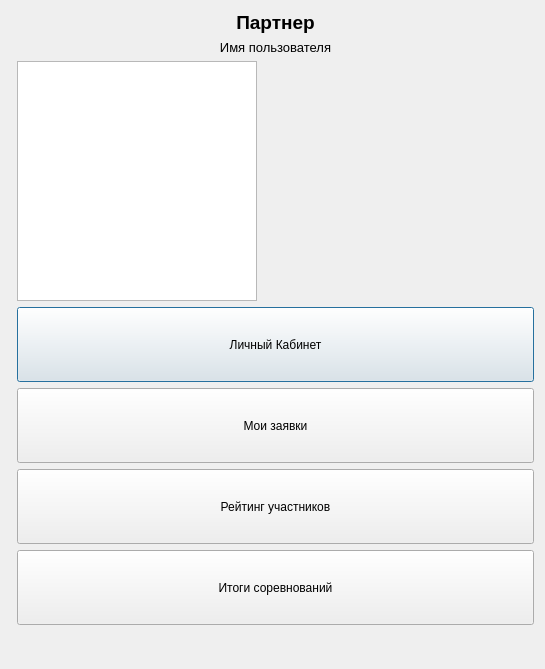
<?xml version="1.0" encoding="UTF-8"?>
<ui version="4.0">
 <class>Part</class>
 <widget class="QDialog" name="Part">
  <property name="geometry">
   <rect>
    <x>0</x>
    <y>0</y>
    <width>545</width>
    <height>669</height>
   </rect>
  </property>
  <property name="maximumSize">
   <size>
    <width>16777215</width>
    <height>16777215</height>
   </size>
  </property>
  <property name="windowTitle">
   <string>Dialog</string>
  </property>
  <layout class="QGridLayout" name="gridLayout_2">
   <item row="0" column="1">
    <layout class="QFormLayout" name="formLayout">
     <item row="1" column="1">
      <widget class="QLabel" name="LB_username">
       <property name="font">
        <font>
         <pointsize>10</pointsize>
        </font>
       </property>
       <property name="text">
        <string>Имя пользователя</string>
       </property>
       <property name="alignment">
        <set>Qt::AlignCenter</set>
       </property>
      </widget>
     </item>
     <item row="5" column="1">
      <widget class="QPushButton" name="PB_lk">
       <property name="minimumSize">
        <size>
         <width>100</width>
         <height>75</height>
        </size>
       </property>
       <property name="maximumSize">
        <size>
         <width>1000</width>
         <height>75</height>
        </size>
       </property>
       <property name="sizeIncrement">
        <size>
         <width>0</width>
         <height>0</height>
        </size>
       </property>
       <property name="text">
        <string>Личный Кабинет</string>
       </property>
       <property name="default">
        <bool>true</bool>
       </property>
      </widget>
     </item>
     <item row="0" column="1">
      <widget class="QLabel" name="LB_header">
       <property name="font">
        <font>
         <pointsize>14</pointsize>
         <weight>75</weight>
         <italic>false</italic>
         <bold>true</bold>
         <underline>false</underline>
         <strikeout>false</strikeout>
         <kerning>true</kerning>
        </font>
       </property>
       <property name="cursor">
        <cursorShape>IBeamCursor</cursorShape>
       </property>
       <property name="mouseTracking">
        <bool>true</bool>
       </property>
       <property name="text">
        <string>Партнер</string>
       </property>
       <property name="alignment">
        <set>Qt::AlignCenter</set>
       </property>
       <property name="wordWrap">
        <bool>false</bool>
       </property>
      </widget>
     </item>
     <item row="6" column="1">
      <widget class="QPushButton" name="PB_appl">
       <property name="minimumSize">
        <size>
         <width>100</width>
         <height>75</height>
        </size>
       </property>
       <property name="maximumSize">
        <size>
         <width>1000</width>
         <height>75</height>
        </size>
       </property>
       <property name="text">
        <string>Мои заявки</string>
       </property>
      </widget>
     </item>
     <item row="7" column="1">
      <widget class="QPushButton" name="PB_rate">
       <property name="minimumSize">
        <size>
         <width>100</width>
         <height>75</height>
        </size>
       </property>
       <property name="maximumSize">
        <size>
         <width>1000</width>
         <height>75</height>
        </size>
       </property>
       <property name="text">
        <string>Рейтинг участников</string>
       </property>
      </widget>
     </item>
     <item row="8" column="1">
      <widget class="QPushButton" name="PB_result">
       <property name="minimumSize">
        <size>
         <width>100</width>
         <height>75</height>
        </size>
       </property>
       <property name="maximumSize">
        <size>
         <width>1000</width>
         <height>75</height>
        </size>
       </property>
       <property name="text">
        <string>Итоги соревнований</string>
       </property>
      </widget>
     </item>
     <item row="4" column="1">
      <widget class="QGraphicsView" name="img">
       <property name="enabled">
        <bool>true</bool>
       </property>
       <property name="sizePolicy">
        <sizepolicy hsizetype="Expanding" vsizetype="Maximum">
         <horstretch>0</horstretch>
         <verstretch>0</verstretch>
        </sizepolicy>
       </property>
       <property name="minimumSize">
        <size>
         <width>240</width>
         <height>240</height>
        </size>
       </property>
       <property name="maximumSize">
        <size>
         <width>240</width>
         <height>240</height>
        </size>
       </property>
       <property name="baseSize">
        <size>
         <width>240</width>
         <height>240</height>
        </size>
       </property>
       <property name="mouseTracking">
        <bool>false</bool>
       </property>
       <property name="tabletTracking">
        <bool>false</bool>
       </property>
       <property name="focusPolicy">
        <enum>Qt::ClickFocus</enum>
       </property>
       <property name="autoFillBackground">
        <bool>false</bool>
       </property>
       <property name="verticalScrollBarPolicy">
        <enum>Qt::ScrollBarAlwaysOff</enum>
       </property>
       <property name="horizontalScrollBarPolicy">
        <enum>Qt::ScrollBarAlwaysOff</enum>
       </property>
       <property name="sizeAdjustPolicy">
        <enum>QAbstractScrollArea::AdjustIgnored</enum>
       </property>
       <property name="resizeAnchor">
        <enum>QGraphicsView::AnchorViewCenter</enum>
       </property>
       <property name="viewportUpdateMode">
        <enum>QGraphicsView::MinimalViewportUpdate</enum>
       </property>
      </widget>
     </item>
    </layout>
   </item>
  </layout>
 </widget>
 <resources/>
 <connections/>
</ui>
